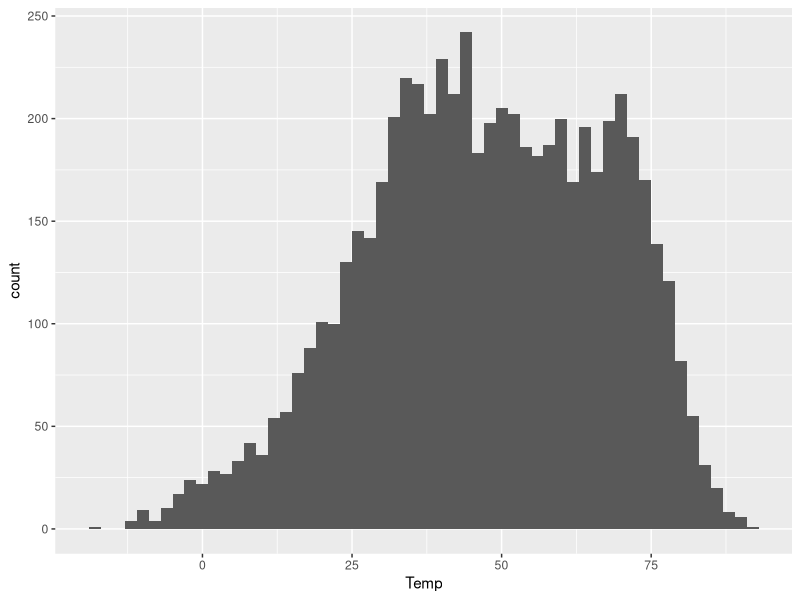

Reproduce this figure in R.
# load library
library(tidyverse)

# import data set
rapidcity = read.csv("data/raw data/rapidcity.csv", header = TRUE)

ggplot(rapidcity) + 
  geom_histogram(aes(x = Temp), binwidth = 2)

rapidcity %>%
  # The right-hand side of this statement, mean(Temp), tells R what summary statistic to calculate.
  # The left-hand side of the statement, avg_temp, is what name we want to give this summary.
  summarize(avg_temp = mean(Temp),
            median_temp = median(Temp),
            sd_temp = sd(Temp),
            # the inter-quartile range, or IQR—that is, from the 25th to the 75th percentiles.
            iqr_temp = IQR(Temp),
            min_temp = min(Temp),
            max_temp = max(Temp),
            q05_temp = quantile(Temp, 0.05),
            q95_temp = quantile(Temp, 0.95)) %>%
  round(1)

# In general, we think of |z|≈2 as the very lower limit of 
# where a data point might be considered “unusual” or “surprising” 
# relative to other numbers from the same distribution.
rapidcity = rapidcity %>%
  mutate(z = (Temp - mean(Temp)) / sd(Temp))